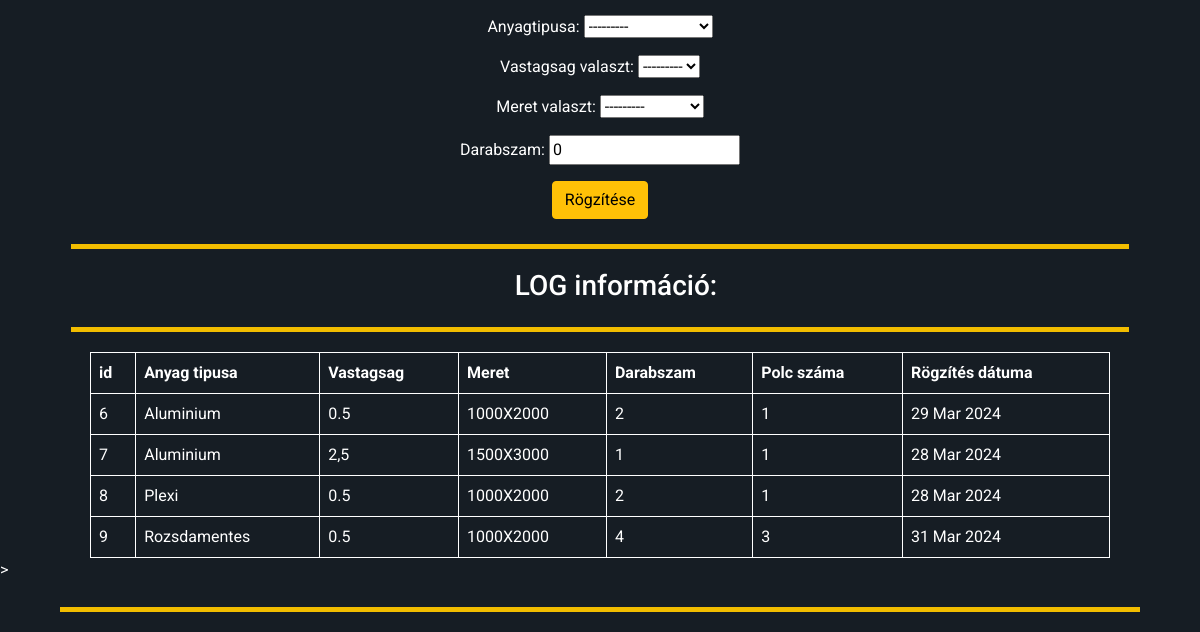
The app's page /raktar/ (signed in, lower part), older data.
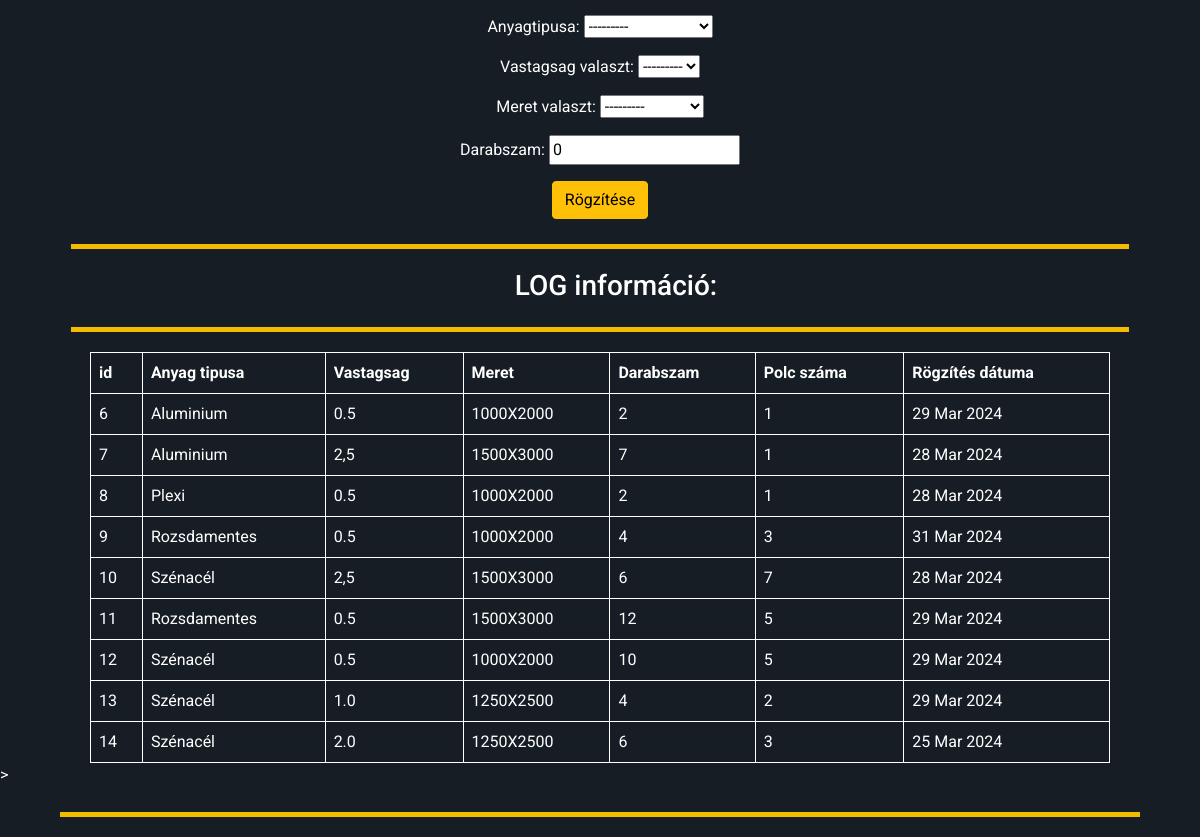
The same page, newer data.
### raktar_app/models.py (models this page shows, shortened)
class Alapanyag(models.Model):
     anyagtipus = [
                        ("Aluminium" , "Aluminium"),
                        ("Horganyzott" , "Horganyzott"),
                        ("Plexi", "Plexi"),
                        ("Rozsdamentes","Rozsdamentes"),
                        ("Szénacél", "Szénacél") ]
     anyagtipusa= models.CharField(max_length = 20 ,choices = anyagtipus)
     vastagsag = [("0.5", "0.5"),
                  ("1.0", "1.0"),
                  ("1,5", "1,5"),
                  ("2.0", "2.0"),
                  ("2,5", "2,5")]
     vastagsag_valaszt = models.CharField(max_length = 10, choices = vastagsag)
     meret = [("1000X2000", "1000X2000"),
              ("1250X2500", "1250X2000"),
              ("1500X3000", "1500X3000"),
              ]
     meret_valaszt = models.CharField(max_length =30, choices = meret)
     darabszam = models.PositiveIntegerField(default=0)
     polc_szama = models.PositiveIntegerField(default=0)
     rogzit_datum = models.DateField()

### raktar_app/views.py (the view, shortened to what this page needs)
# urls.py: path('raktar/' ,views.bevitel_kiadas, name='raktar'),
def bevitel_kiadas(request):
    try:
        bevform = BevitelForm()
        kiform = KiadasForm()
        alapanyagok_lista = Alapanyag.objects.all()
        return render(request, 'raktar.html', {'object_list':alapanyagok_lista,'bevform': bevform,'kiform': kiform })
    except Exception as e:
         db_logger.error(e)

### raktar_app/forms.py
class BevitelForm(forms.ModelForm):
    class Meta:
        DATE_FORMATS = ['%Y-%m-%d']
        model = Alapanyag
        fields = ('anyagtipusa',
                  'vastagsag_valaszt',
                  'meret_valaszt',
                  'darabszam',
                  'polc_szama',
                  'rogzit_datum' )
        widgets={'rogzit_datum': forms.DateInput(attrs={"type": "date"}, format = "%Y-%m-%d" )}

class KiadasForm(forms.ModelForm):
    class Meta:
        DATE_FORMATS = ['%Y-%m-%d']
        model = Alapanyag
        fields = ('anyagtipusa',
                  'vastagsag_valaszt',
                  'meret_valaszt',
                  'darabszam',)

### templates/raktar.html (shortened to what this page needs)
{% load static %}
<!DOCTYPE html>
<html lang="hu">
<head>
    <link href="https://cdn.jsdelivr.net/npm/bootstrap@5.0.2/dist/css/bootstrap.min.css" rel="stylesheet"
>
    <link rel="stylesheet" href="{% static 'css/raktar.css' %}">
</head>
<body>
        {% if user.is_authenticated and user.raktaros == True %}
    <div id="kozepre" class="container-fluid">
        <div class="container">
            <div class="row mt-5 justify-content-center">
                <div class="col-md-6">
                    <div class="d-flex flex-column">
                        <div id="content2" class="content mt-3">
                            <form method="POST">
                                {{kiform.as_p}}
                                <button class="btn btn-block btn btn-warning" type="submit" name="kiad">Rögzítése</button>
                            </form>
                        </div>
                    </div>
                </div>
            </div>
        </div>
        <div class="sarga-csik"></div>
        <ul class="log-informacio">
            <h3>LOG információ:</h3>
        </ul>
        <div class="sarga-csik"></div>
    </div>
    <div class="raktartartalom">
        <table>
            <tr>
                <th>id</th>
                <th>Anyag tipusa</th>
                <th>Vastagsag</th>
                <th>Meret</th>
                <th>Darabszam</th>
                <th>Polc száma</th>
                <th>Rögzítés dátuma</th>
            </tr>
            {% for adatok in object_list%}
            <tr>
                <td>{{adatok.id}}</td>
                <td>{{adatok.anyagtipusa}}</td>
                <td>{{adatok.vastagsag_valaszt}}</td>
                <td>{{adatok.meret_valaszt}}</td>
                <td>{{adatok.darabszam}}</td>
                <td>{{adatok.polc_szama}}</td>
                <td>{{adatok.rogzit_datum}}</td>
            </tr>
            {% endfor %}
        </table>
    </div>>
    {%endif%}
    <div class="sarga-csik"></div>
</body>
</html>

Row changes from the older to the newer data that the page shows:
changed Alapanyag id 7: darabszam "1" → "7"
added Alapanyag: id "10", anyagtipusa "Szénacél", vastagsag_valaszt "2,5", meret_valaszt "1500X3000", darabszam "6", polc_szama "7", rogzit_datum "28 Mar 2024"
added Alapanyag: id "11", anyagtipusa "Rozsdamentes", vastagsag_valaszt "0.5", meret_valaszt "1500X3000", darabszam "12", polc_szama "5", rogzit_datum "29 Mar 2024"
added Alapanyag: id "12", anyagtipusa "Szénacél", vastagsag_valaszt "0.5", meret_valaszt "1000X2000", darabszam "10", polc_szama "5", rogzit_datum "29 Mar 2024"
added Alapanyag: id "13", anyagtipusa "Szénacél", vastagsag_valaszt "1.0", meret_valaszt "1250X2500", darabszam "4", polc_szama "2", rogzit_datum "29 Mar 2024"
added Alapanyag: id "14", anyagtipusa "Szénacél", vastagsag_valaszt "2.0", meret_valaszt "1250X2500", darabszam "6", polc_szama "3", rogzit_datum "25 Mar 2024"
